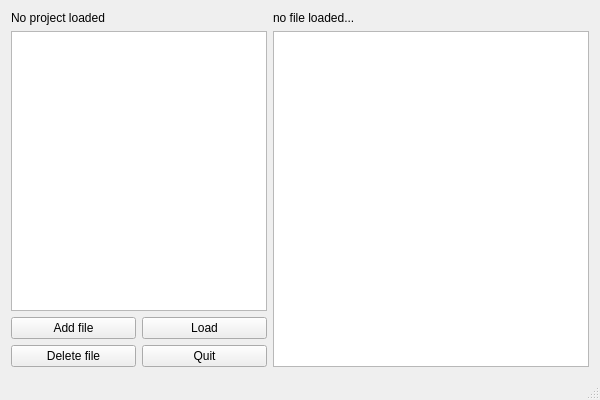
<?xml version="1.0" encoding="UTF-8"?>
<ui version="4.0">
 <class>MainWindowClass</class>
 <widget class="QMainWindow" name="MainWindowClass">
  <property name="geometry">
   <rect>
    <x>0</x>
    <y>0</y>
    <width>600</width>
    <height>400</height>
   </rect>
  </property>
  <property name="windowTitle">
   <string>MainWindow</string>
  </property>
  <widget class="QWidget" name="centralWidget">
   <layout class="QHBoxLayout" name="horizontalLayout">
    <item>
     <layout class="QGridLayout" name="gridLayout">
      <property name="sizeConstraint">
       <enum>QLayout::SetMinimumSize</enum>
      </property>
      <item row="0" column="0" colspan="2">
       <widget class="QLabel" name="projectLabel">
        <property name="text">
         <string>No project loaded</string>
        </property>
       </widget>
      </item>
      <item row="1" column="0" colspan="2">
       <widget class="QTreeView" name="treeView"/>
      </item>
      <item row="2" column="0">
       <widget class="QPushButton" name="addButton">
        <property name="text">
         <string>Add file</string>
        </property>
       </widget>
      </item>
      <item row="2" column="1">
       <widget class="QPushButton" name="loadButton">
        <property name="text">
         <string>Load</string>
        </property>
       </widget>
      </item>
      <item row="3" column="0">
       <widget class="QPushButton" name="deleteButton">
        <property name="text">
         <string>Delete file</string>
        </property>
       </widget>
      </item>
      <item row="3" column="1">
       <widget class="QPushButton" name="quitButton">
        <property name="text">
         <string>Quit</string>
        </property>
       </widget>
      </item>
     </layout>
    </item>
    <item>
     <layout class="QVBoxLayout" name="verticalLayout">
      <property name="sizeConstraint">
       <enum>QLayout::SetMaximumSize</enum>
      </property>
      <item>
       <widget class="QLabel" name="fileLabel">
        <property name="text">
         <string>no file loaded...</string>
        </property>
       </widget>
      </item>
      <item>
       <widget class="QTextEdit" name="textEdit"/>
      </item>
     </layout>
    </item>
   </layout>
  </widget>
  <widget class="QStatusBar" name="statusBar"/>
 </widget>
 <layoutdefault spacing="6" margin="11"/>
 <resources/>
 <connections/>
</ui>
